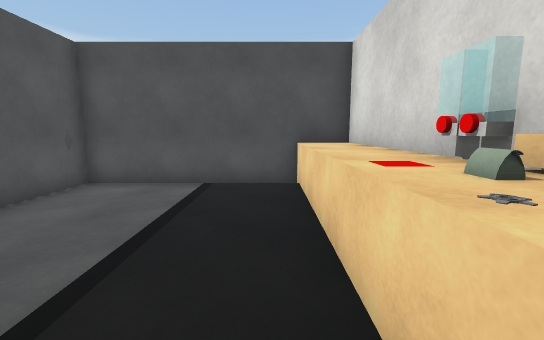
[1] (above)

12 first-person views from a walk through a scene from a Unity 3-D project. The camera is 1.4 m above the floor, tilts 8° down and sees 90° across. The floor is counted in squares, 1 m on a side. Each view is taken from the middle of a square. On the plan, view 1 faces up. The plan holds only what a view shows up to about 13 squares ahead; the rest is blank. The place goes on beyond the plan. The player character is not drawn. Surface patterns are stand-ins for the level's own textures.

[2]
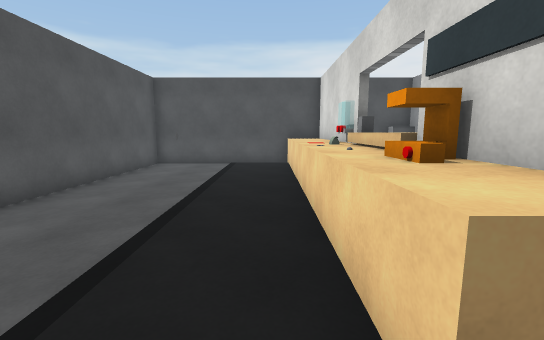

[3]
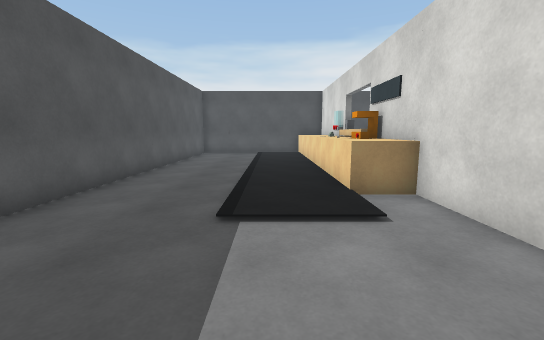

[4]
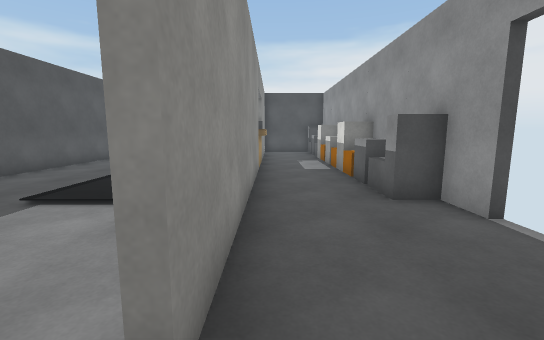

[5]
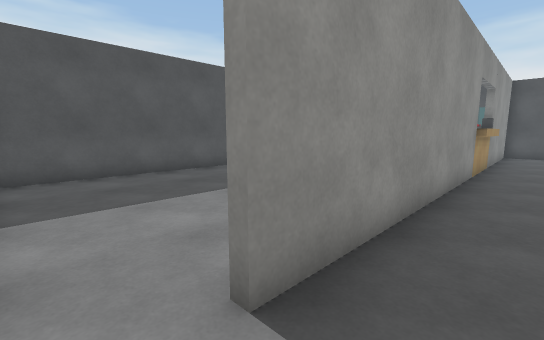

[6]
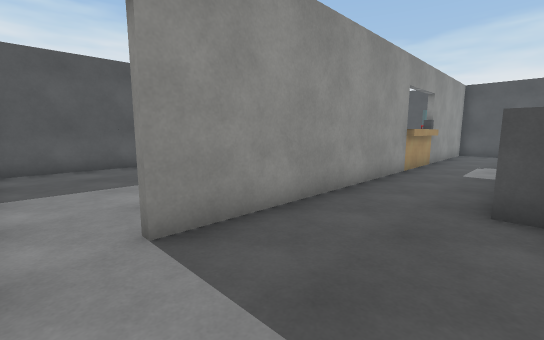

[7]
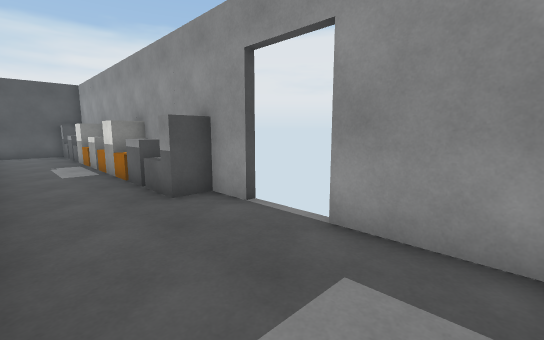

[8]
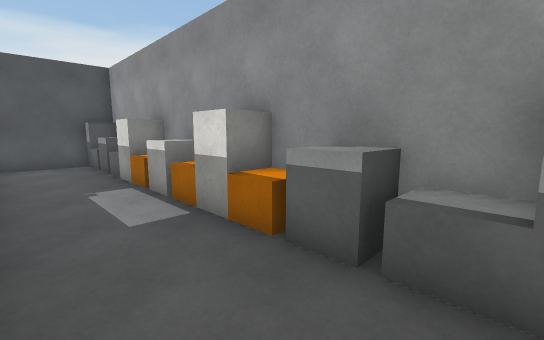

[9]
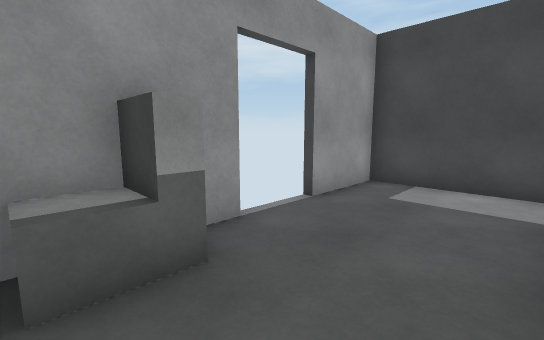

[10]
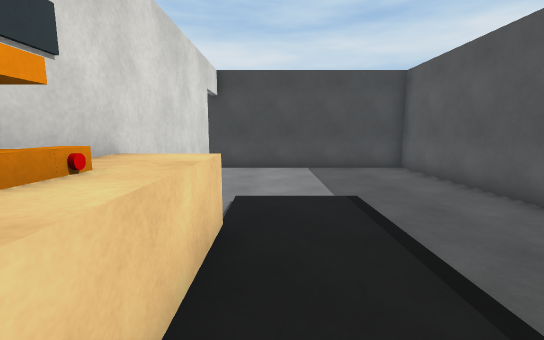

[11]
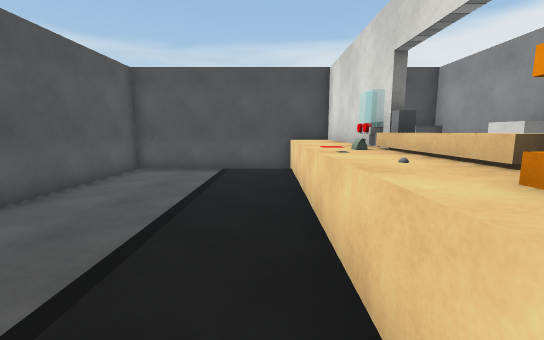

[12]
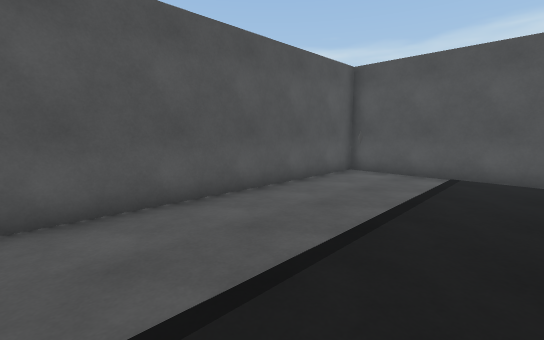

### Floor plan
Key: @ floor where view 1 was taken; # wall or solid block; x gap in a wall; . floor; ^ raised ledge; O other object.
Columns run from 6 left of view 1 to 7 right of it. Each row starts with its distance up from view 1.
  8 ##############
  7 #......^#...^#
  6 #......^#...^#
  5 #......^#...^#
  4 #..O...^#...##
  3 #......^O...##
  2 #......^O#..^#
  1 #......^^^..^#
  0 #.....@^^^..^#
 -1 #......^#...##
 -2 #......^#...^#
 -3 #......^#...^#
 -4 #......^#...^#
 -5 #.......#...##
 -6 #.......#....#
 -7 #.......#....
 -8 #.......#....
 -9 #.......#....x
-10 #............#
-11 #............#
-12 ##############

Positions as (right, up) in squares from view 1, and headings:
1: (0, 0), facing up
2: (0, -5), facing up
3: (-1, -10), facing up
4: (3, -11), facing up
5: (4, -11), facing up-left
6: (6, -11), facing up-left
7: (3, -11), facing up-right
8: (3, -5), facing up-right
9: (3, -4), facing down-right
10: (0, 0), facing down
11: (0, -3), facing up
12: (0, -2), facing up-left
